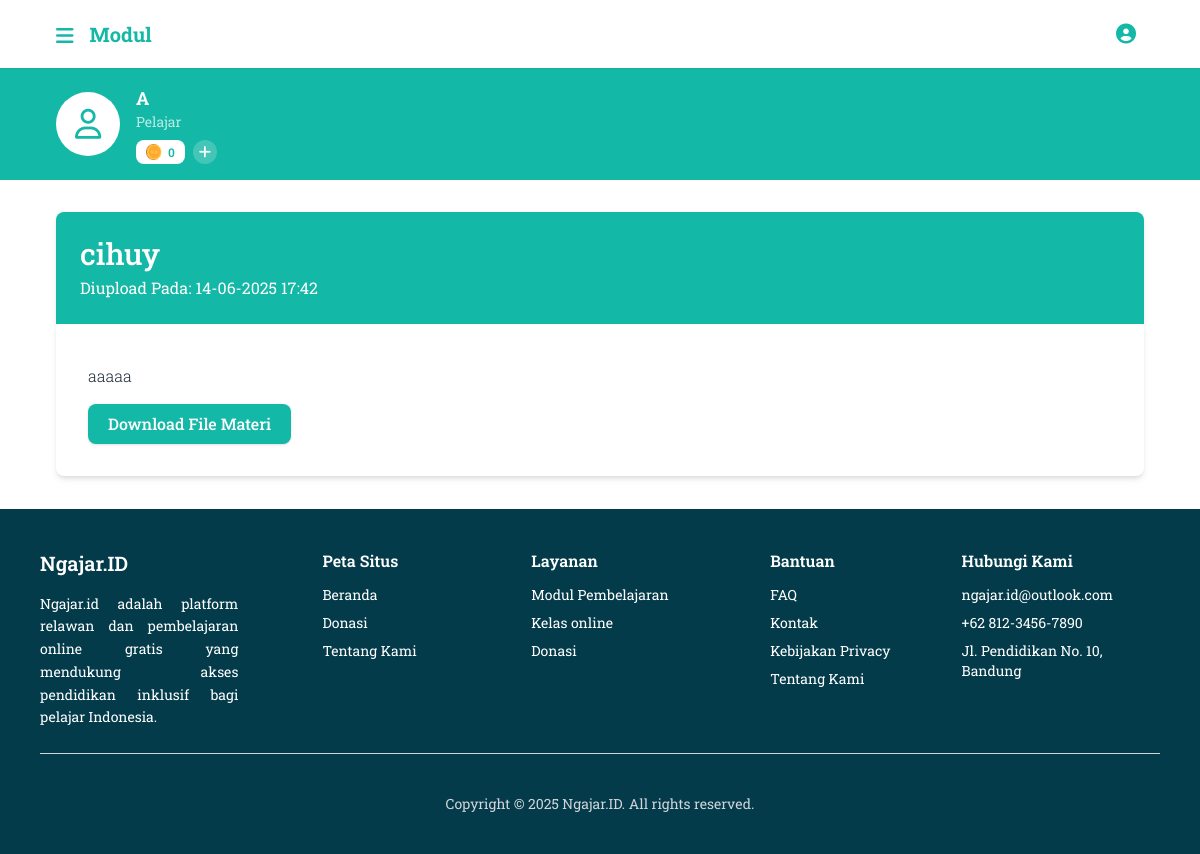
The page /Murid/murid_isimodul.php?id=7 (signed in) on the database its author committed.
### tables this page shows
CREATE TABLE `users` (
  `user_id` int(11) NOT NULL,
  `name` varchar(100) DEFAULT NULL,
  `email` varchar(100) DEFAULT NULL,
  `password` varchar(255) DEFAULT NULL,
  `role` enum('murid','pengajar','admin') DEFAULT NULL,
  `status` enum('aktif','nonaktif') DEFAULT NULL,
  `created_at` timestamp NOT NULL DEFAULT current_timestamp()
);

CREATE TABLE `modul` (
  `modul_id` int(11) NOT NULL,
  `judul` varchar(150) DEFAULT NULL,
  `deskripsi` text DEFAULT NULL,
  `file_url` varchar(255) DEFAULT NULL,
  `tipe` enum('gratis','premium') DEFAULT NULL,
  `token_harga` int(11) DEFAULT NULL,
  `dibuat_oleh` int(11) DEFAULT NULL,
  `created_at` timestamp NOT NULL DEFAULT current_timestamp()
);

### Murid/murid_isimodul.php (the view, shortened to what this page needs)
<?php include '../Includes/DBkoneksi.php'; ?>
<?php
$id_pengguna = $_SESSION['user_id'] ?? null;
$token = 0;
if ($id_pengguna) {
    $stmt = $conn->prepare("SELECT jumlah FROM token WHERE user_id = ?");
    $stmt->bind_param("i", $id_pengguna);
    $stmt->execute();
    $stmt->bind_result($token);
}
$modul_id = $_GET['id'] ?? null;
$judul = $deskripsi = $file_url = $tanggal_upload = "";
$tanggal_akses = "-";
if ($modul_id) {
    $stmt = $conn->prepare("SELECT judul, deskripsi, file_url, created_at FROM modul WHERE modul_id = ?");
    $stmt->bind_param("i", $modul_id);
    $stmt->execute();
    $stmt->bind_result($judul, $deskripsi, $file_url, $tanggal_upload);
    if ($stmt->fetch()) {
        $tanggal_akses = date("d-m-Y H:i", strtotime($tanggal_upload));
    } else {
        $judul = "Modul tidak ditemukan";
        $deskripsi = "-";
    }
} else {
    $judul = "Modul tidak ditemukan";
    $deskripsi = "-";
}
?>
<!DOCTYPE html>
<html lang="id">
<head>
    <script src="https://cdn.tailwindcss.com"></script>
    <link rel="stylesheet" href="https://cdnjs.cloudflare.com/ajax/libs/font-awesome/6.4.0/css/all.min.css">
</head>
<body class="bg-white-50 font-roboto">
<div class="flex flex-col min-h-screen">
    <header class="bg-white shadow-sm sticky top-0 z-30">
        <div class="max-w-6xl mx-auto px-4 sm:px-6 lg:px-8 py-3 flex items-center justify-between">
            <div class="flex items-center space-x-4">
                <button id="hamburgerButton" class="text-teal-500 focus:outline-none mt-1">
                    <i class="fas fa-bars text-xl"></i>
                </button>
                <h1 class="text-xl font-bold text-teal-500 hidden sm:block">Modul</h1>
            </div>
            <div class="flex items-center space-x-2 sm:space-x-4">
                <?php include "../includes/Profile.php"; ?>
            </div>
        </div>
    </header>
    <div class="bg-teal-500 py-4">
        <div class="max-w-6xl mx-auto px-4 sm:px-8 flex items-start justify-between">
            <div class="flex items-center space-x-4">
                <div class="w-14 h-14 sm:w-16 sm:h-16 rounded-full bg-white flex items-center justify-center">
                    <i class="fa-regular fa-user text-teal-500 text-3xl"></i>
                </div>
                <div class="text-white">
                    <h2 class="font-bold text-base sm:text-lg leading-tight"><?= $namaPengguna ?></h2>
                    <p class="text-white-200 opacity-70 text-xs sm:text-sm leading-tight">Pelajar</p>
                    <div class="mt-2 flex items-center space-x-2">
                        <div class="bg-white text-teal-500 text-xs font-semibold px-2.5 py-1 rounded-lg flex items-center">
                            <img src="../img/coin.png" class="mr-1.5 w-4"> <?= $token ?>
                        </div>
                        <button class="bg-white bg-opacity-20 hover:bg-opacity-30 text-white rounded-full w-5 h-5 sm:w-6 sm:h-6 flex items-center justify-center">
                            <i class="fas fa-plus text-sm"></i>
                        </button>
                    </div>
                </div>
            </div>
        </div>
    </div>
    <main class="flex-grow">
        <div class="max-w-6xl mx-auto p-4 sm:p-6 lg:p-8">
            <div class="bg-teal-500 text-white p-6 rounded-t-lg shadow-md">
                <h1 class="text-2xl md:text-3xl font-medium"><?= htmlspecialchars($judul) ?></h1>
                <p class="text-normal text-white mt-1">Diupload Pada: <?= $tanggal_akses ?></p>
            </div>
            <div class="bg-white rounded-b-lg shadow-md">
                <div class="p-6 sm:p-8">
                    <p class="mt-2 font-light text-gray-800"><?= nl2br(htmlspecialchars($deskripsi)) ?></p>
                    <?php if (!empty($file_url)): ?>
                        <div class="mt-4">
                            <a href="<?= htmlspecialchars($file_url) ?>" target="_blank"
                                class="inline-block bg-teal-500 text-white font-medium py-2 px-5 rounded-lg hover:bg-teal-600 transition-colors shadow">
                                Download File Materi
                            </a>
                        </div>
                    <?php endif; ?>
                </div>
            </div>
        </div>
    </main>
    <footer>
        <?php include '../includes/Footer.php'; ?>
    </footer>
</div>
</body>
</html>

### Includes/sidebar.php (style rules this page uses)
body { font-family: 'Roboto Slab', serif; }

### rows shown on the page
users: name "A"
modul: judul "cihuy", created_at "14-06-2025 17:42", deskripsi "aaaaa"

### other values the page prints
$token "0"
